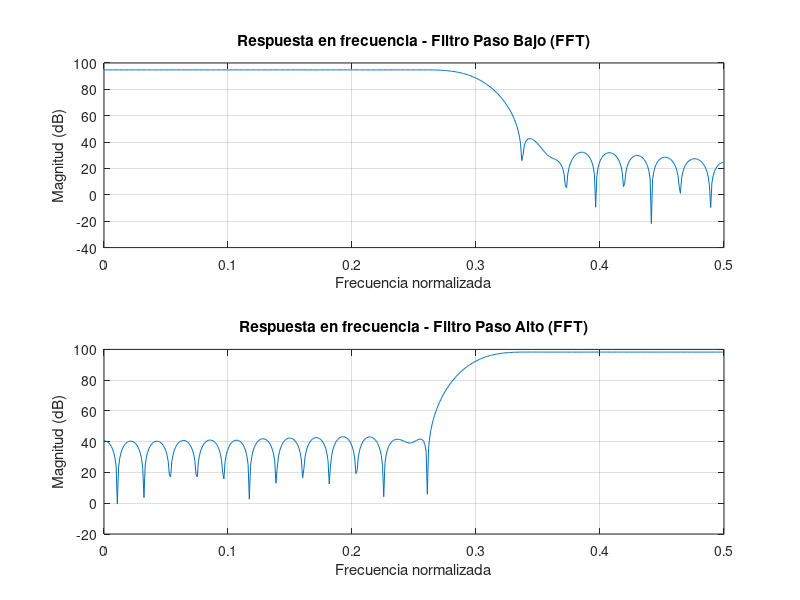

The MATLAB source for this figure:


% Diseño de filtros
filtro_pb = fir1(46, 0.6, 'low'); % Filtro paso bajo
filtro_pa = fir1(46, 0.6, 'high'); % Filtro paso alto

% Escalado a valores enteros
max_val = 2^15 - 1;
filtro_pb_escalado = round(filtro_pb / max(abs(filtro_pb)) * max_val);
filtro_pa_escalado = round(filtro_pa / max(abs(filtro_pa)) * max_val);

% Impresión de los coeficientes
fprintf('Coeficientes del filtro paso bajo:\n');
fprintf('%d\n', filtro_pb_escalado);
fprintf('Coeficientes del filtro paso alto:\n');
fprintf('%d\n', filtro_pa_escalado);

% Calcular el factor de corrección de los filtros
desplaza_pb = ceil(log2(sum(abs(filtro_pb_escalado))));
fprintf(1, 'Desplazamiento registro pasobajo = %d\n', desplaza_pb);
desplaza_pa = ceil(log2(sum(abs(filtro_pa_escalado))));
fprintf(1, 'Desplazamiento registro pasoalto = %d\n\n', desplaza_pa);

% FFT para respuesta en frecuencia
N= 1024; % Número de puntos para la FFT
H_pb_fft = fft(filtro_pb_escalado, N);
H_pa_fft = fft(filtro_pa_escalado, N);

% Frecuencias correspondientes (normalizadas)
frecuencia = (0:N-1) / N; % Frecuencia normalizada [0, 1)

% Gráficas
figure;
subplot(2,1,1);
plot(frecuencia(1:N/2), 20*log10(abs(H_pb_fft(1:N/2))));
title('Respuesta en frecuencia - Filtro Paso Bajo (FFT)');
xlabel('Frecuencia normalizada');
ylabel('Magnitud (dB)');
grid on;

subplot(2,1,2);
plot(frecuencia(1:N/2), 20*log10(abs(H_pa_fft(1:N/2))));
title('Respuesta en frecuencia - Filtro Paso Alto (FFT)');
xlabel('Frecuencia normalizada');
ylabel('Magnitud (dB)');
grid on;
